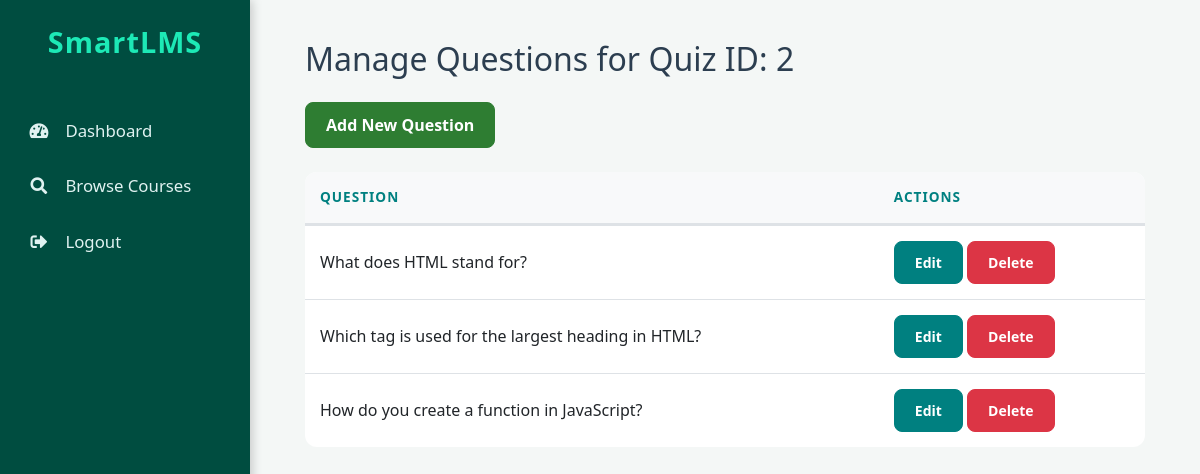
Screenshot of /SmartLMS/public/manage_questions.php?quiz_id=2 (signed in) with the database file from the repository.
### tables this page shows
CREATE TABLE `questions` (
  `id` int(11) NOT NULL,
  `quiz_id` int(11) DEFAULT NULL,
  `question_text` text NOT NULL,
  `option_a` varchar(255) NOT NULL,
  `option_b` varchar(255) NOT NULL,
  `option_c` varchar(255) NOT NULL,
  `option_d` varchar(255) NOT NULL,
  `correct_option` char(1) NOT NULL,
  `created_at` timestamp NOT NULL DEFAULT current_timestamp()
);

### SmartLMS/public/manage_questions.php (the view, shortened to what this page needs)
<?php include 'includes/header.php'; ?>
<?php include 'includes/sidebar.php'; ?>
<?php
$quiz_id = $_GET['quiz_id'];
?>
<div class="main-content">
    <div class="container-fluid">
        <h2 class="mb-4">Manage Questions for Quiz ID: <?php echo $quiz_id; ?></h2>
        <div class="mb-4">
            <a href="add_question.php?quiz_id=<?php echo $quiz_id; ?>" class="btn btn-success">Add New Question</a>
        </div>
        <table class="table">
            <thead>
                <tr>
                    <th>Question</th>
                    <th>Actions</th>
                </tr>
            </thead>
            <tbody>
                <?php
                require_once '../data/db.php';
                $sql = "SELECT * FROM questions WHERE quiz_id = ?";
                if ($stmt = $conn->prepare($sql)) {
                    $stmt->bind_param("i", $quiz_id);
                    $stmt->execute();
                    $result = $stmt->get_result();
                    while ($row = $result->fetch_assoc()) {
                        echo '<tr>';
                        echo '<td>' . $row['question_text'] . '</td>';
                        echo '<td>';
                        echo '<a href="edit_question.php?id=' . $row['id'] . '&quiz_id=' . $quiz_id . '" class="btn btn-primary btn-sm">Edit</a> ';
                        echo '<a href="delete_question.php?id=' . $row['id'] . '&quiz_id=' . $quiz_id . '" class="btn btn-danger btn-sm">Delete</a>';
                        echo '</td>';
                        echo '</tr>';
                    }
                }
                ?>
            </tbody>
        </table>
    </div>
</div>
<?php include 'includes/footer.php'; ?>

### SmartLMS/public/css/style.css (style rules this page uses)
:root { --primary-teal: #008080; --dark-teal: #004d40; --light-teal: #20c997; --accent-teal: #1de9b6; --bg-light: #f4f7f6; --text-dark: #2c3e50; --white: #ffffff; --shadow: 0 4px 6px rgba(0,0,0,0.1); --shadow-hover: 0 10px 15px rgba(0,0,0,0.15); --transition: all 0.3s ease; }
body { font-family: 'Segoe UI', Tahoma, Geneva, Verdana, sans-serif; background-color: var(--bg-light); color: var(--text-dark); margin: 0; }
.main-content { margin-left: 250px; padding: 40px; min-height: 100vh; }
.btn { border-radius: 8px; padding: 10px 20px; font-weight: 600; transition: var(--transition); }
.btn-primary { background-color: var(--primary-teal); border-color: var(--primary-teal); }
.btn-success { background-color: #2e7d32; border-color: #2e7d32; }
.table { background: var(--white); border-radius: 12px; overflow: hidden; border-collapse: separate; border-spacing: 0; }
.table thead th { background-color: #f8f9fa; color: var(--primary-teal); border-top: none; text-transform: uppercase; font-size: 0.85rem; letter-spacing: 1px; padding: 15px; }
.table tbody tr { transition: var(--transition); }
.table td { padding: 15px; vertical-align: middle; }

### rows the page displays
questions: question_text "What does HTML stand for?"
questions: question_text "Which tag is used for the largest heading in HTML?"
questions: question_text "How do you create a function in JavaScript?"

### other values shown
$quiz_id "2"
